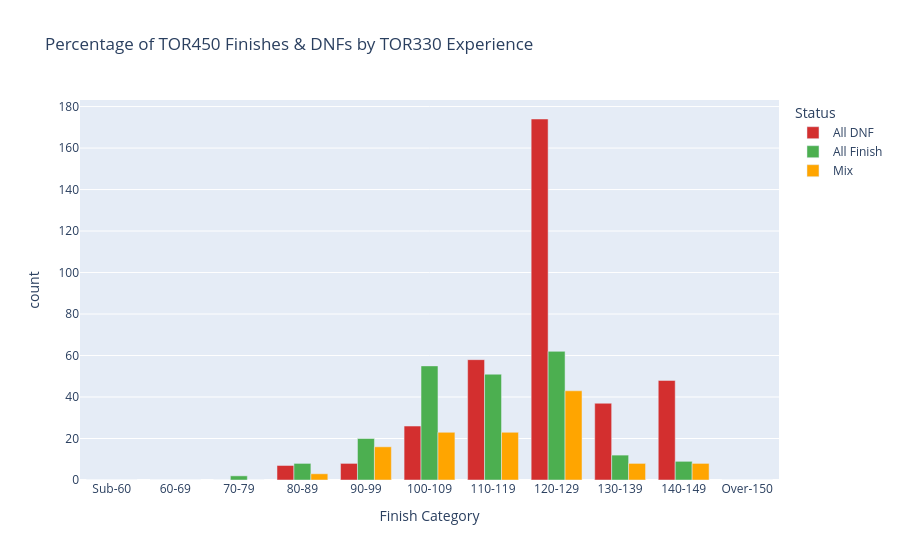

Notebook code for this chart:
### Code cell
# Create Bar Chart with Percentage Labels
fig = px.bar(df_grouped, x="Finish Category", y="count",
             color="Status", barmode='group',
             title="Percentage of TOR450 Finishes & DNFs by TOR330 Experience",
             color_discrete_map=color_map  # Apply custom colors
            )

fig.show()

### Figure 1 — Plotly figure (JSON) as saved in the notebook; plotly's stock layout.template omitted (floating-point values rounded to 4 significant figures)
{"data": [{"alignmentgroup": "True", "hovertemplate": "Status=All DNF<br>Finish Category=%{x}<br>count=%{y}<extra></extra>", "legendgroup": "All DNF", "marker": {"color": "#D32F2F", "pattern": {"shape": ""}}, "name": "All DNF", "offsetgroup": "All DNF", "orientation": "v", "showlegend": true, "textposition": "auto", "type": "bar", "x": ["Sub-60", "60-69", "70-79", "80-89", "90-99", "100-109", "110-119", "120-129", "130-139", "140-149", "Over-150"], "xaxis": "x", "y": [0, 0, 0, 7, 8, 26, 58, 174, 37, 48, 0], "yaxis": "y"}, {"alignmentgroup": "True", "hovertemplate": "Status=All Finish<br>Finish Category=%{x}<br>count=%{y}<extra></extra>", "legendgroup": "All Finish", "marker": {"color": "#4CAF50", "pattern": {"shape": ""}}, "name": "All Finish", "offsetgroup": "All Finish", "orientation": "v", "showlegend": true, "textposition": "auto", "type": "bar", "x": ["Sub-60", "60-69", "70-79", "80-89", "90-99", "100-109", "110-119", "120-129", "130-139", "140-149", "Over-150"], "xaxis": "x", "y": [0, 0, 2, 8, 20, 55, 51, 62, 12, 9, 0], "yaxis": "y"}, {"alignmentgroup": "True", "hovertemplate": "Status=Mix<br>Finish Category=%{x}<br>count=%{y}<extra></extra>", "legendgroup": "Mix", "marker": {"color": "#FFA500", "pattern": {"shape": ""}}, "name": "Mix", "offsetgroup": "Mix", "orientation": "v", "showlegend": true, "textposition": "auto", "type": "bar", "x": ["Sub-60", "60-69", "70-79", "80-89", "90-99", "100-109", "110-119", "120-129", "130-139", "140-149", "Over-150"], "xaxis": "x", "y": [0, 0, 0, 3, 16, 23, 23, 43, 8, 8, 0], "yaxis": "y"}], "layout": {"barmode": "group", "legend": {"title": {"text": "Status"}, "tracegroupgap": 0}, "title": {"text": "Percentage of TOR450 Finishes & DNFs by TOR330 Experience"}, "xaxis": {"anchor": "y", "domain": [0, 1], "title": {"text": "Finish Category"}}, "yaxis": {"anchor": "x", "domain": [0, 1], "title": {"text": "count"}}}}
